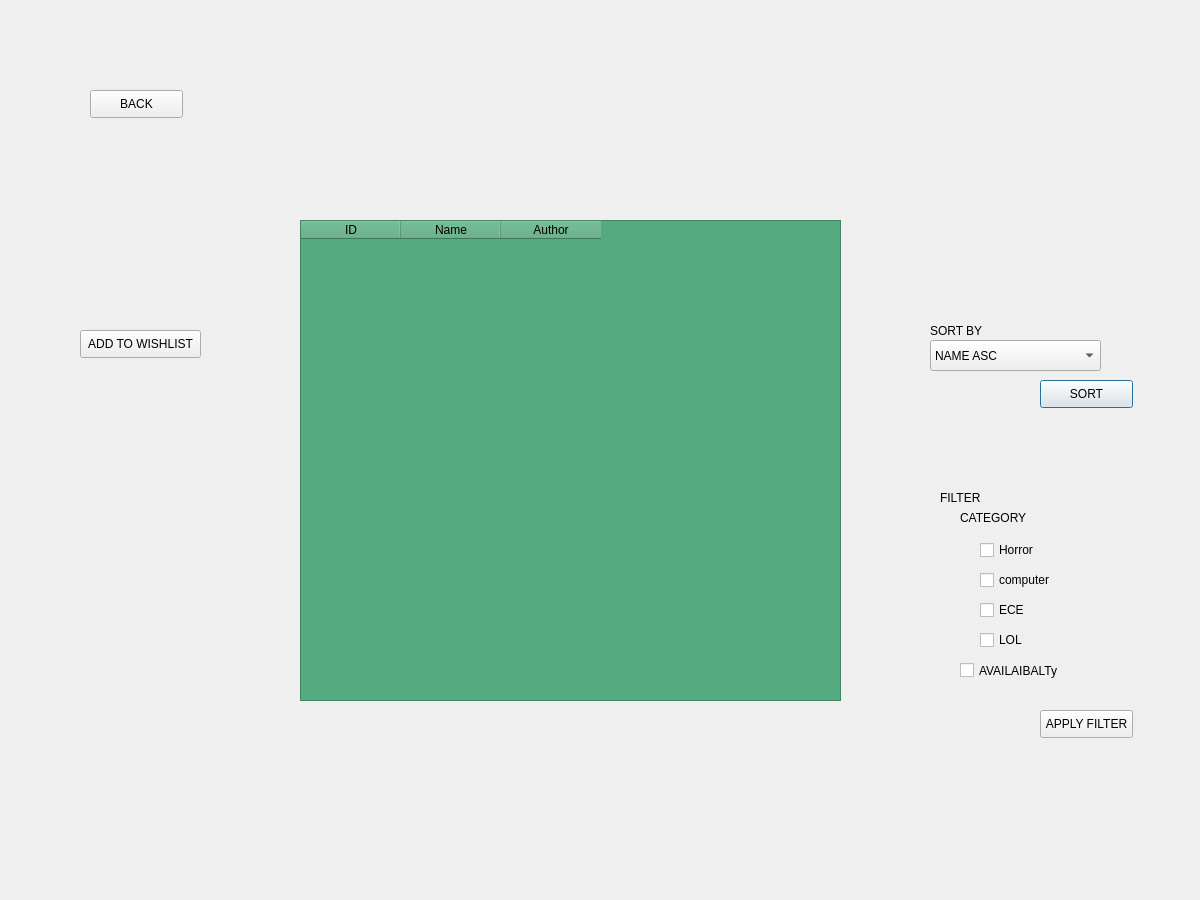
<?xml version="1.0" encoding="UTF-8"?>
<ui version="4.0">
 <class>Dialog</class>
 <widget class="QDialog" name="Dialog">
  <property name="geometry">
   <rect>
    <x>0</x>
    <y>0</y>
    <width>1200</width>
    <height>900</height>
   </rect>
  </property>
  <property name="sizePolicy">
   <sizepolicy hsizetype="Fixed" vsizetype="Fixed">
    <horstretch>0</horstretch>
    <verstretch>0</verstretch>
   </sizepolicy>
  </property>
  <property name="minimumSize">
   <size>
    <width>1200</width>
    <height>900</height>
   </size>
  </property>
  <property name="maximumSize">
   <size>
    <width>1200</width>
    <height>900</height>
   </size>
  </property>
  <property name="windowTitle">
   <string>Dialog</string>
  </property>
  <widget class="QTableWidget" name="tableWidget">
   <property name="geometry">
    <rect>
     <x>300</x>
     <y>220</y>
     <width>541</width>
     <height>481</height>
    </rect>
   </property>
   <property name="styleSheet">
    <string notr="true">background-color: rgb(85, 170, 127);</string>
   </property>
   <property name="alternatingRowColors">
    <bool>true</bool>
   </property>
   <property name="selectionMode">
    <enum>QAbstractItemView::SingleSelection</enum>
   </property>
   <property name="selectionBehavior">
    <enum>QAbstractItemView::SelectRows</enum>
   </property>
   <attribute name="horizontalHeaderCascadingSectionResizes">
    <bool>false</bool>
   </attribute>
   <column>
    <property name="text">
     <string>ID</string>
    </property>
   </column>
   <column>
    <property name="text">
     <string>Name</string>
    </property>
   </column>
   <column>
    <property name="text">
     <string>Author</string>
    </property>
   </column>
  </widget>
  <widget class="QComboBox" name="sortBox">
   <property name="geometry">
    <rect>
     <x>930</x>
     <y>340</y>
     <width>171</width>
     <height>31</height>
    </rect>
   </property>
   <item>
    <property name="text">
     <string>NAME ASC</string>
    </property>
   </item>
   <item>
    <property name="text">
     <string>NAME DESC</string>
    </property>
   </item>
   <item>
    <property name="text">
     <string>ID</string>
    </property>
   </item>
   <item>
    <property name="text">
     <string>Trending</string>
    </property>
   </item>
   <item>
    <property name="text">
     <string>AuthName</string>
    </property>
   </item>
  </widget>
  <widget class="QLabel" name="label">
   <property name="geometry">
    <rect>
     <x>930</x>
     <y>320</y>
     <width>61</width>
     <height>21</height>
    </rect>
   </property>
   <property name="text">
    <string>SORT BY</string>
   </property>
  </widget>
  <widget class="QLabel" name="label_2">
   <property name="geometry">
    <rect>
     <x>940</x>
     <y>490</y>
     <width>55</width>
     <height>16</height>
    </rect>
   </property>
   <property name="text">
    <string>FILTER</string>
   </property>
  </widget>
  <widget class="QLabel" name="label_3">
   <property name="geometry">
    <rect>
     <x>960</x>
     <y>510</y>
     <width>71</width>
     <height>16</height>
    </rect>
   </property>
   <property name="text">
    <string>CATEGORY</string>
   </property>
  </widget>
  <widget class="QCheckBox" name="cat1">
   <property name="geometry">
    <rect>
     <x>980</x>
     <y>540</y>
     <width>81</width>
     <height>20</height>
    </rect>
   </property>
   <property name="text">
    <string>Horror</string>
   </property>
  </widget>
  <widget class="QCheckBox" name="cat2">
   <property name="geometry">
    <rect>
     <x>980</x>
     <y>570</y>
     <width>81</width>
     <height>20</height>
    </rect>
   </property>
   <property name="text">
    <string>computer</string>
   </property>
  </widget>
  <widget class="QCheckBox" name="cat3">
   <property name="geometry">
    <rect>
     <x>980</x>
     <y>600</y>
     <width>81</width>
     <height>20</height>
    </rect>
   </property>
   <property name="text">
    <string>ECE</string>
   </property>
  </widget>
  <widget class="QCheckBox" name="cat4">
   <property name="geometry">
    <rect>
     <x>980</x>
     <y>630</y>
     <width>81</width>
     <height>20</height>
    </rect>
   </property>
   <property name="text">
    <string>LOL</string>
   </property>
  </widget>
  <widget class="QCheckBox" name="avail">
   <property name="geometry">
    <rect>
     <x>960</x>
     <y>660</y>
     <width>111</width>
     <height>21</height>
    </rect>
   </property>
   <property name="text">
    <string>AVAILAIBALTy</string>
   </property>
  </widget>
  <widget class="QPushButton" name="sortButton">
   <property name="geometry">
    <rect>
     <x>1040</x>
     <y>380</y>
     <width>93</width>
     <height>28</height>
    </rect>
   </property>
   <property name="text">
    <string>SORT</string>
   </property>
  </widget>
  <widget class="QPushButton" name="applyFilterButton">
   <property name="geometry">
    <rect>
     <x>1040</x>
     <y>710</y>
     <width>93</width>
     <height>28</height>
    </rect>
   </property>
   <property name="text">
    <string>APPLY FILTER</string>
   </property>
  </widget>
  <widget class="QPushButton" name="backButton">
   <property name="geometry">
    <rect>
     <x>90</x>
     <y>90</y>
     <width>93</width>
     <height>28</height>
    </rect>
   </property>
   <property name="text">
    <string>BACK</string>
   </property>
  </widget>
  <widget class="QPushButton" name="addButton">
   <property name="geometry">
    <rect>
     <x>80</x>
     <y>330</y>
     <width>121</width>
     <height>28</height>
    </rect>
   </property>
   <property name="text">
    <string>ADD TO WISHLIST</string>
   </property>
  </widget>
 </widget>
 <resources/>
 <connections/>
</ui>
